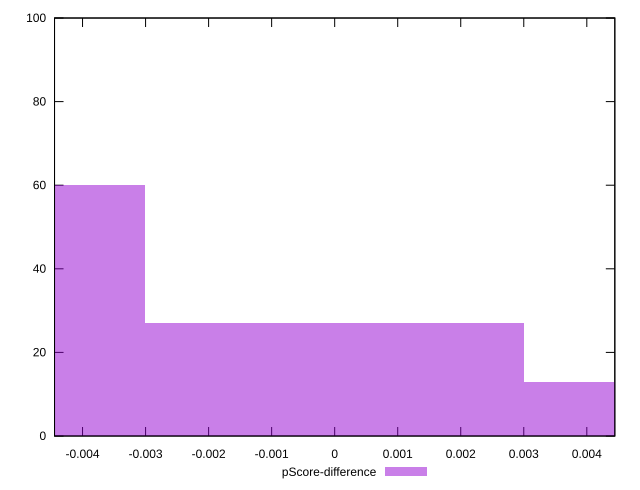

This figure's gnuplot source:
reset

$pScoreDifference <<EOF
-0.006003453985595936 60
0 27
0.006003453985595936 13
EOF

set key outside below
set boxwidth 0.006003453985595936
set xrange [-0.004444444444444473:0.004444444444444473]
set yrange [0:100]
set trange [0:100]
set style fill transparent solid 0.5 noborder
set terminal svg size 640, 490 enhanced background rgb 'white'
set output "report_00017_2021-02-10T15-08-03.406Z/uses-webp-images/samples/pages/pScore-difference/histogram.svg"

plot $pScoreDifference title "pScore-difference" with boxes

reset
